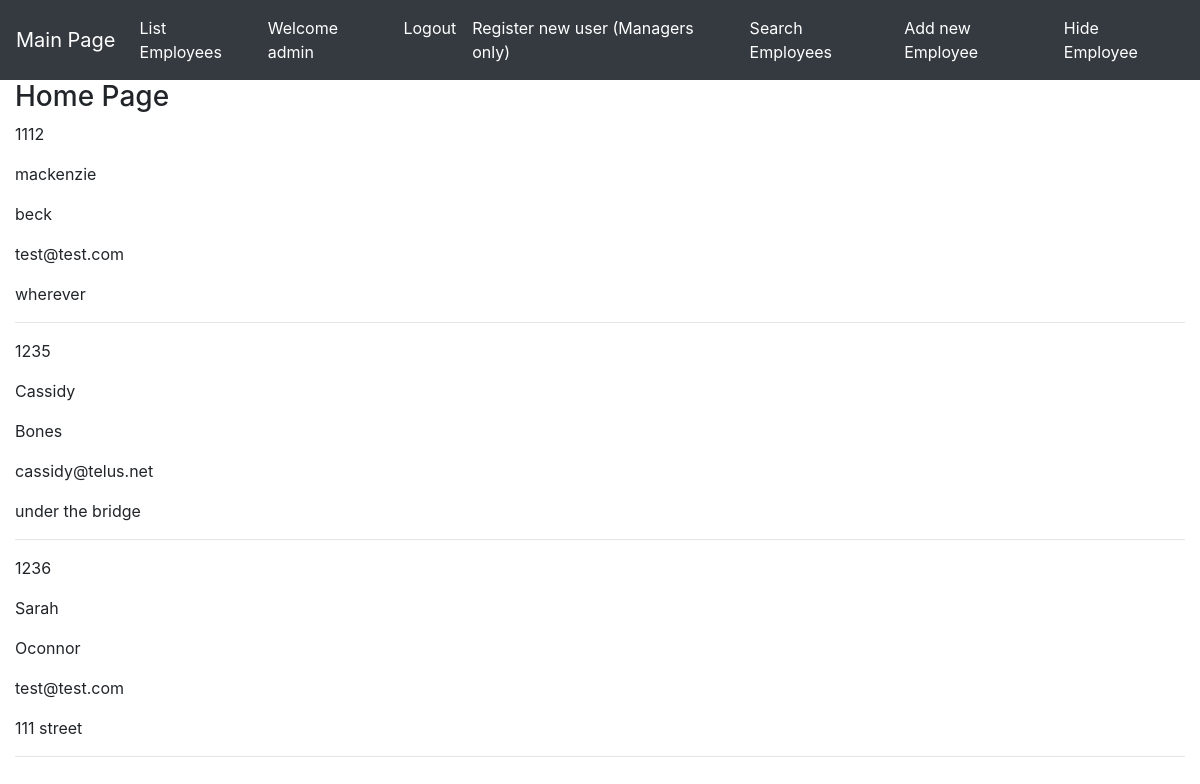
The app's page /home/ (signed in) with its own data.
### A4/models.py (models this page shows, shortened)
class employee(models.Model):
    emp_id = models.IntegerField(primary_key=True, null=False, blank=False, validators=[MinValueValidator(1000), MaxValueValidator(9999)])
    fname = models.CharField(max_length=50, null=False, blank=False, validators=[validate_name])
    lname = models.CharField(max_length=50, null=False, blank=False, validators=[validate_name])
    email = models.CharField(max_length=50, null=False, blank=False, validators=[validate_email])
    address = models.CharField(max_length=100, null=False, blank=False)
    visible = models.BooleanField(null=False, blank=False, default=True)

### A4/decorators.py (the view)
        def wrapper_func(request, *args, **kwargs):
            group = None
            if request.user.groups.exists():
                group = request.user.groups.all()[0].name
            if group in allowed_groups:
                return func(request, *args, **kwargs)
            else:
                return HttpResponse('<h1> Access is denied......</h1>')

### A4/views.py (called while the page is built)
@login_required(login_url='login')
@allowed_user(allowed_groups=['Mngrs', 'Emps'])
def employeelist(request):
    employees = employee.objects.filter(visible=True)
    return render(request, 'home.html', {'elist': employees})

### A4/templates/home.html
{% extends "layout.html" %}
{% block content %}
    <h3>Home Page</h3>
    {% for employee in elist %}
        <p>{{ employee.emp_id }}</p>
        <p>{{ employee.fname }}</p>
        <p>{{ employee.lname }}</p>
        <p>{{ employee.email }}</p>
        <p>{{ employee.address }}</p>
        <hr>
    {% endfor %}
{% endblock content %}

### A4/templates/layout.html (shortened to what this page needs)
<!DOCTYPE html>
<html>
<head>
    <link rel="stylesheet" href="https://stackpath.bootstrapcdn.com/bootstrap/4.5.2/css/bootstrap.min.css">
    <link rel="stylesheet" href="https://maxcdn.bootstrapcdn.com/font-awesome/4.7.0/css/font-awesome.min.css">
</head>
<body>
  <nav class="navbar navbar-expand navbar-dark bg-dark">
    <a class="navbar-brand" href="{% url 'mainpage' %}">Main Page</a>
    <div class="collapse navbar-collapse" id="navbarsExample02">
      <ul class="navbar-nav mr-auto">
        <li class="nav-item active">
          <a class="nav-link" href="{% url 'homepage' %}"> List Employees<span class="sr-only">(current)</span></a>
        </li>
        <li class="nav-item active">
          <a class="nav-link">Welcome {{ request.user }}</a>
        </li>
        <li class="nav-item active">
          <a class="nav-link" href="{% url 'logout' %}">Logout</a>
        </li>
        <li class="nav-item active">
          <a class="nav-link" href="{% url 'registration' %}">Register new user (Managers only)</a>
        </li>
        <li class="nav-item active">
          <a class="nav-link" href="{% url 'employeesearch' %}">Search Employees</a>
        </li>
        <li class="nav-item active">
          <a class="nav-link" href="{% url 'addemployee' %}">Add new Employee</a>
        </li>
        <li class="nav-item active">
          <a class="nav-link" href="{% url 'employeehide' %}">Hide Employee</a>
        </li>
      </ul>
    </div>
  </nav>
  <div class="col-md-12">
    {% block content %}{% endblock %}
  </div>
</body>
</html>

### records on screen
employee: emp_id "1112", fname "mackenzie", lname "beck", email "test@test.com", address "wherever"
employee: emp_id "1235", fname "Cassidy", lname "Bones", email "cassidy@telus.net", address "under the bridge"
employee: emp_id "1236", fname "Sarah", lname "Oconnor", email "test@test.com", address "111 street"

### other values on screen
{{ request.user }} "admin"
